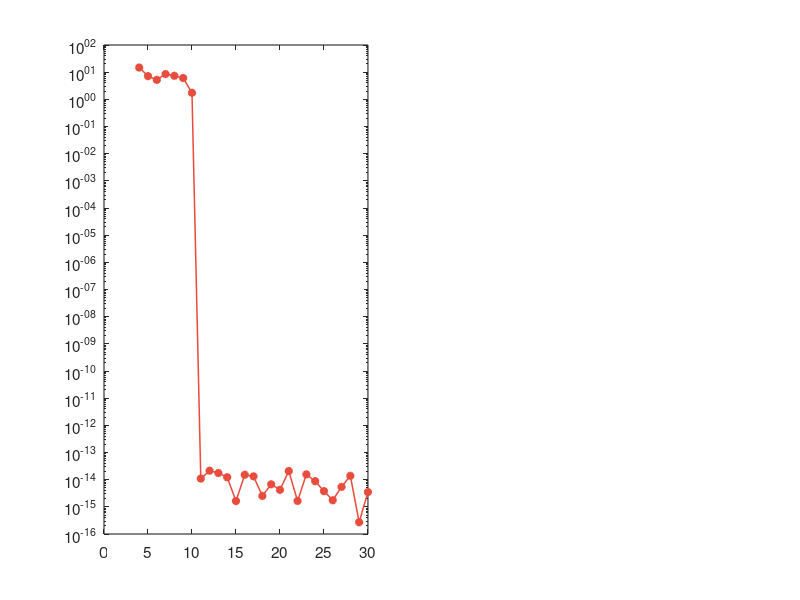

This chart was generated by the following MATLAB code: (Note: this script raises an error after producing the figure.)
% trap_band_limited.m
% Chapter 16: Integration of Periodic Functions
%
% Computational Etude 16.2: Band-Limited Exactness and One-Mode Aliasing.
%
% (a) The N-point periodic trapezoidal rule is exact for any
%     trigonometric polynomial of degree m < N.
% (b) For a single mode cos(k*theta) with N fixed, the rule still
%     gives the correct value of zero unless k is an integer multiple
%     of N -- even when k > N/2 (the aliased Nyquist regime).
%
% Generates Figure 16.2: band_limited.pdf  (two-panel figure)
%
% Author: Dr. Denys Dutykh
%         Mathematics Department
%         Khalifa University of Science and Technology
%         Abu Dhabi, UAE
%
% Part of the book "Computational Etudes: A Spectral Approach"
% https://github.com/dutykh/computational-etudes

clear; close all; clc;

set(0, 'DefaultAxesFontSize', 11);
set(0, 'DefaultTextFontSize', 11);
set(0, 'DefaultLineLineWidth', 1.5);
set(0, 'DefaultAxesLineWidth', 0.8);

NAVY  = [20, 45, 110] / 255;
CORAL = [231, 76, 60] / 255;

output_dir = fullfile(fileparts(mfilename('fullpath')), ...
    '..', '..', '..', 'textbook', 'figures', 'ch16', 'matlab');
if ~exist(output_dir, 'dir'), mkdir(output_dir); end

% -------------------------------------------------------------------------
% Part (a): random trigonometric polynomial of degree m = 10
% -------------------------------------------------------------------------
rng(42);
m = 10;
a = randn(m + 1, 1);
b = randn(m + 1, 1);

% trig_poly(theta) = a(1) + sum_{k=1}^m [a(k+1)*cos(k*theta) + b(k+1)*sin(k*theta)]
trig_poly = @(t) a(1) + sum(a(2:end) .* cos((1:m)' * t(:)') + ...
                            b(2:end) .* sin((1:m)' * t(:)'), 1);

I_exact = 2 * pi * a(1);
N_values_a = 4:30;
errors_a = zeros(size(N_values_a));
for i = 1:length(N_values_a)
    N = N_values_a(i);
    theta = 2*pi*(0:N-1)/N;
    errors_a(i) = abs((2*pi/N) * sum(trig_poly(theta)) - I_exact);
end
errors_a = max(errors_a, 1e-17);

fprintf('Part (a): random trig polynomial of degree m = %d\n', m);
fprintf('Exact integral: 2*pi*a(1) = %.10f\n', I_exact);
fprintf('Error at N = m = %d: %.4e\n', m, errors_a(m - 3));
fprintf('Error at N = m+1 = %d: %.4e\n\n', m + 1, errors_a(m - 2));

% -------------------------------------------------------------------------
% Part (b): single mode cos(k*theta), N = 16 fixed, sweep k
% -------------------------------------------------------------------------
N_fixed = 16;
k_values = 0:32;
errors_b = zeros(size(k_values));
for i = 1:length(k_values)
    k = k_values(i);
    theta = 2*pi*(0:N_fixed-1)/N_fixed;
    if k == 0
        I_exact_k = 2*pi;
    else
        I_exact_k = 0;
    end
    errors_b(i) = abs((2*pi/N_fixed) * sum(cos(k * theta)) - I_exact_k);
end
errors_b = max(errors_b, 1e-17);

% -------------------------------------------------------------------------
% Two-panel plot
% -------------------------------------------------------------------------
fig = figure('Position', [100, 100, 1100, 450]);

subplot(1, 2, 1);
semilogy(N_values_a, errors_a, 'o-', 'Color', CORAL, 'MarkerSize', 5, ...
    'LineWidth', 1.1, 'MarkerFaceColor', CORAL);
hold on;
xline(m, '--', 'Color', [0.5 0.5 0.5], 'LineWidth', 0.9);
hold off;
xlabel('Number of nodes $N$', 'Interpreter', 'latex');
ylabel('Absolute error $|I_N - I|$', 'Interpreter', 'latex');
title('(a) trigonometric polynomial of degree $m = 10$', 'Interpreter', 'latex');
grid on; set(gca, 'GridAlpha', 0.3);
xlim([3, 31]); ylim([1e-18, 1e2]);

subplot(1, 2, 2);
% Bar plot with separate colours for the failure modes
mask_fail = errors_b > 1e-10;
bar(k_values(~mask_fail), errors_b(~mask_fail), 'FaceColor', NAVY, 'EdgeColor', 'none');
hold on;
bar(k_values(mask_fail), errors_b(mask_fail), 'FaceColor', CORAL, 'EdgeColor', 'none');
xline(N_fixed, '--', 'Color', [0.5 0.5 0.5], 'LineWidth', 0.9);
xline(2*N_fixed, '--', 'Color', [0.5 0.5 0.5], 'LineWidth', 0.9);
hold off;
xlabel('Frequency $k$', 'Interpreter', 'latex');
ylabel('$|I_N(\cos k\theta) - I(\cos k\theta)|$', 'Interpreter', 'latex');
title('(b) single modes, fixed $N = 16$', 'Interpreter', 'latex');
set(gca, 'YScale', 'log');
ylim([1e-17, 1e1]); xlim([-0.5, 32.5]);
grid on; set(gca, 'GridAlpha', 0.3);

exportgraphics(gcf, fullfile(output_dir, 'band_limited.pdf'), 'ContentType', 'vector');
exportgraphics(gcf, fullfile(output_dir, 'band_limited.png'), 'Resolution', 300);
fprintf('Figure saved to %s\n', fullfile(output_dir, 'band_limited.pdf'));
